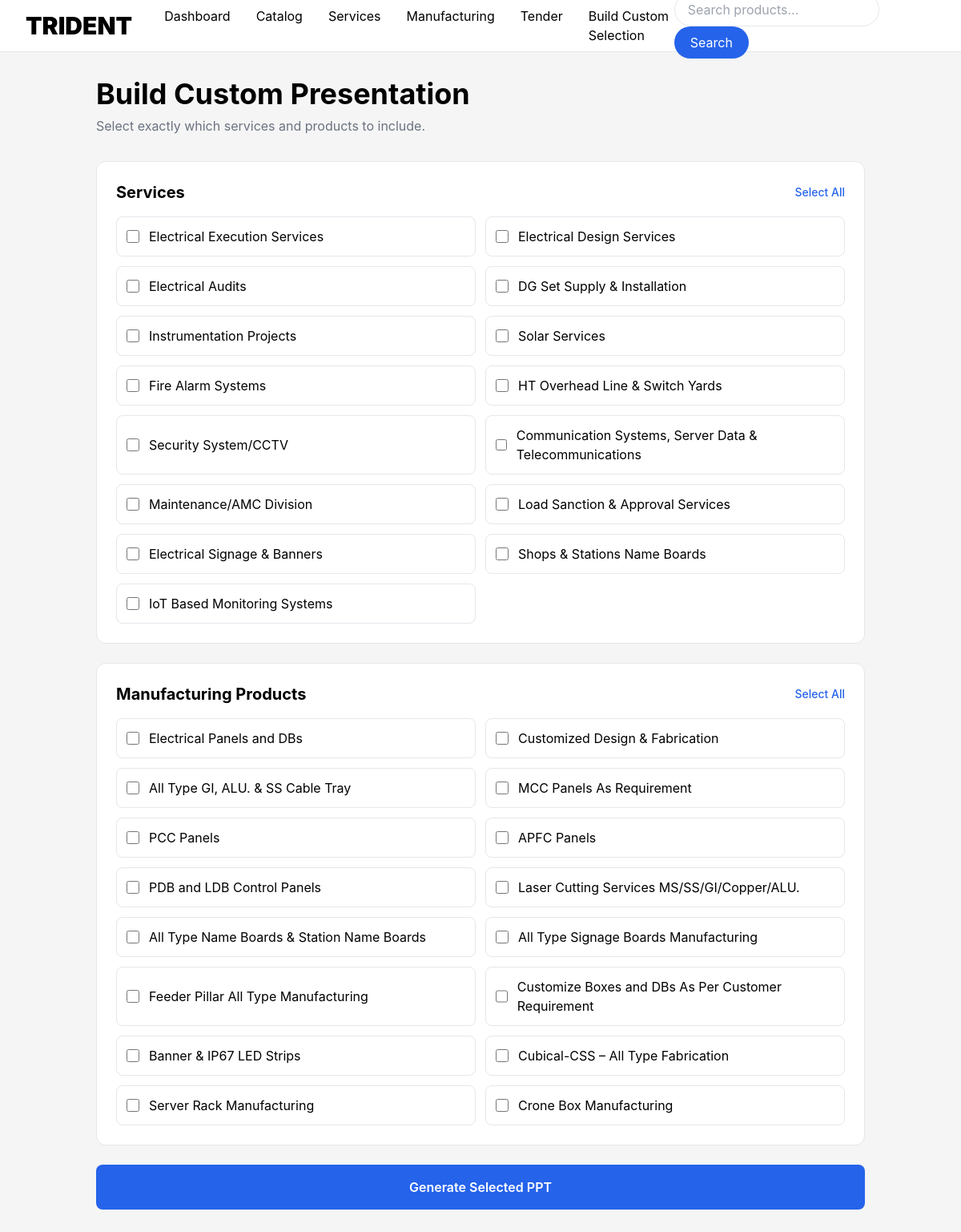
The app's page /build-ppt with its own data.
### app.py (models this page shows)
class Service(db.Model):
    id = db.Column(db.Integer, primary_key=True)
    name = db.Column(db.String(200), nullable=False)
    short_description = db.Column(db.Text)
    detailed_content = db.Column(db.Text)  # AI-generated detailed content (JSON)
    image_url = db.Column(db.String(500))
    category = db.Column(db.String(100))
    icon = db.Column(db.String(10))
    link = db.Column(db.String(500))

class ManufacturingProduct(db.Model):
    id = db.Column(db.Integer, primary_key=True)
    name = db.Column(db.String(200), nullable=False)
    short_description = db.Column(db.Text)
    detailed_content = db.Column(db.Text)  # AI-generated detailed content (JSON)
    image_url = db.Column(db.String(500))
    category = db.Column(db.String(100))
    link = db.Column(db.String(500))

### app.py (the view)
@app.route("/build-ppt")
def build_ppt_picker():
    all_services = Service.query.all()
    all_products = ManufacturingProduct.query.all()
    return render_template("build_ppt.html", services=all_services, products=all_products)

### templates/build_ppt.html (shortened to what this page needs)
<!DOCTYPE html>
<html lang="en">
<head>
    <script src="https://cdn.tailwindcss.com"></script>
</head>
<body>
    {% include 'navbar.html' %}
    <main class="max-w-5xl mx-auto px-8 py-8">
        <div class="mb-8">
            <h1 class="text-4xl font-bold">Build Custom Presentation</h1>
            <p class="text-gray-500 mt-2">Select exactly which services and products to include.</p>
        </div>
        <form method="POST" action="/generate-custom-ppt">
            <div class="bg-white rounded-xl border p-6 mb-6">
                <div class="flex justify-between items-center mb-4">
                    <h2 class="text-xl font-bold">Services</h2>
                    <button type="button" onclick="toggleAll('service_ids', this)"
                        class="text-blue-600 text-sm font-medium">Select All</button>
                </div>
                <div class="grid md:grid-cols-2 gap-3">
                    {% for s in services %}
                    <label class="flex items-center gap-3 p-3 border rounded-lg hover:bg-gray-50 cursor-pointer">
                        <input type="checkbox" name="service_ids" value="{{ s.id }}" class="w-4 h-4">
                        <span>{{ s.name }}</span>
                    </label>
                    {% endfor %}
                </div>
            </div>
            <div class="bg-white rounded-xl border p-6 mb-6">
                <div class="flex justify-between items-center mb-4">
                    <h2 class="text-xl font-bold">Manufacturing Products</h2>
                    <button type="button" onclick="toggleAll('product_ids', this)"
                        class="text-blue-600 text-sm font-medium">Select All</button>
                </div>
                <div class="grid md:grid-cols-2 gap-3">
                    {% for p in products %}
                    <label class="flex items-center gap-3 p-3 border rounded-lg hover:bg-gray-50 cursor-pointer">
                        <input type="checkbox" name="product_ids" value="{{ p.id }}" class="w-4 h-4">
                        <span>{{ p.name }}</span>
                    </label>
                    {% endfor %}
                </div>
            </div>
            <button type="submit"
                class="bg-blue-600 text-white px-8 py-4 rounded-lg font-semibold hover:bg-blue-700 w-full">
                Generate Selected PPT
            </button>
        </form>
    </main>
</body>
</html>

### templates/build_ppt.html (style rules this page uses)
body { font-family: Inter, sans-serif; background: #f5f5f5; }

### records on screen
Service: name "Electrical Execution Services"
Service: name "Electrical Design Services"
Service: name "Electrical Audits"
Service: name "DG Set Supply & Installation"
Service: name "Instrumentation Projects"
Service: name "Solar Services"
Service: name "Fire Alarm Systems"
Service: name "HT Overhead Line & Switch Yards"
Service: name "Security System/CCTV"
Service: name "Communication Systems, Server Data & Telecommunications"
Service: name "Maintenance/AMC Division"
Service: name "Load Sanction & Approval Services"
Service: name "Electrical Signage & Banners"
Service: name "Shops & Stations Name Boards"
Service: name "IoT Based Monitoring Systems"
ManufacturingProduct: name "Electrical Panels and DBs"
ManufacturingProduct: name "Customized Design & Fabrication"
ManufacturingProduct: name "All Type GI, ALU. & SS Cable Tray"
ManufacturingProduct: name "MCC Panels As Requirement"
ManufacturingProduct: name "PCC Panels"
ManufacturingProduct: name "APFC Panels"
ManufacturingProduct: name "PDB and LDB Control Panels"
ManufacturingProduct: name "Laser Cutting Services MS/SS/GI/Copper/ALU."
ManufacturingProduct: name "All Type Name Boards & Station Name Boards"
ManufacturingProduct: name "All Type Signage Boards Manufacturing"
ManufacturingProduct: name "Feeder Pillar All Type Manufacturing"
ManufacturingProduct: name "Customize Boxes and DBs As Per Customer Requirement"
ManufacturingProduct: name "Banner & IP67 LED Strips"
ManufacturingProduct: name "Cubical-CSS – All Type Fabrication"
ManufacturingProduct: name "Server Rack Manufacturing"
ManufacturingProduct: name "Crone Box Manufacturing"
